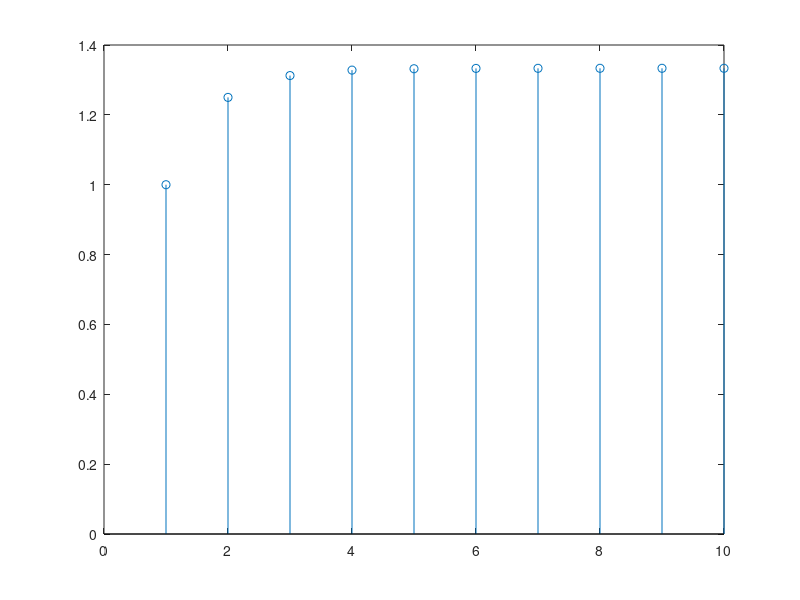

This figure's MATLAB source:
% Impulse response of systems

% Impulse coeffs -> B reps numerator coeffs
% Impulse coeffs -> A reps denominator coeffs
% Function impz(B, A, N) N = num of samples

% Function filter(B, A, X)

unitStep = ones(1, 10);
impulse = [1, zeros(1, 9)];

A = [1, -1/4];
B = [1];

Y = filter(B, A, unitStep);
stem(Y);
waitfor(gcf);
